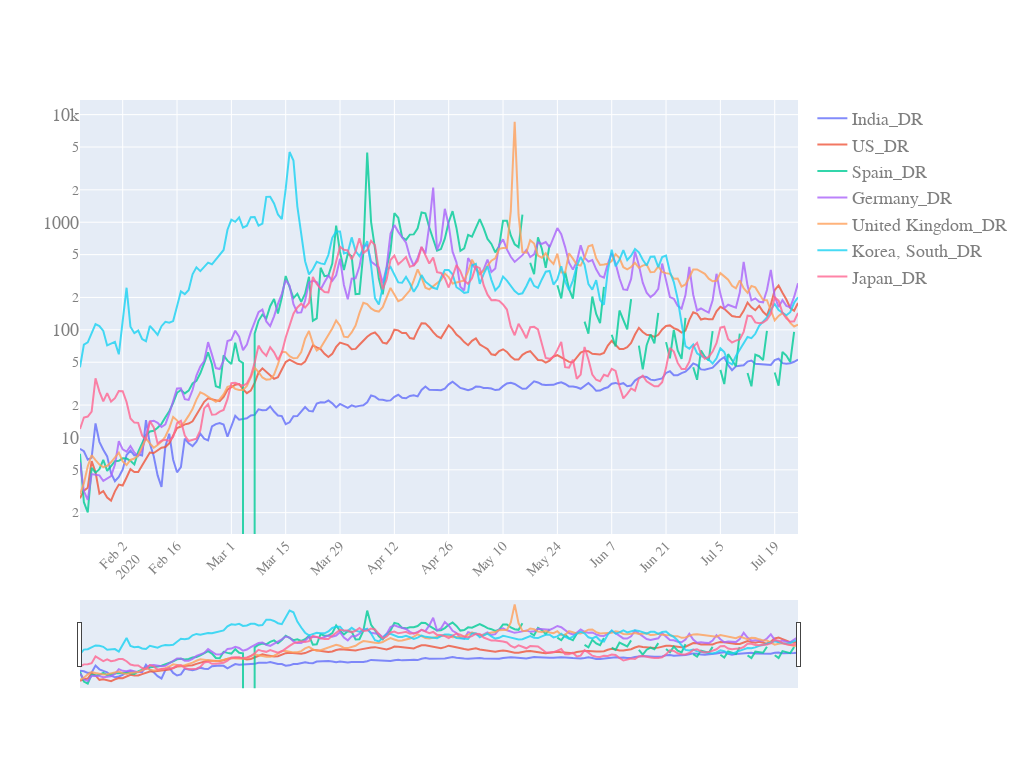

The code cell stored with this chart in its notebook:
### Code cell
quick_plot(df_analyse_DR_all.date,
           df_analyse_DR_all.iloc[50:,len(df_analyse.columns):],
           y_scale='log',
           slider=True)

### Figure 1 — Plotly figure (JSON) as saved in the notebook; plotly's stock layout.template omitted (floating-point values rounded to 4 significant figures; data arrays with more than 128 entries replaced by an {"elided": "..."} marker saying what was removed)
{"data": [{"name": "India_DR", "opacity": 0.8, "type": "scatter", "x": {"elided": "236 str values"}, "y": {"elided": "186 float values"}}, {"name": "US_DR", "opacity": 0.8, "type": "scatter", "x": {"elided": "236 str values"}, "y": {"elided": "186 float values"}}, {"name": "Spain_DR", "opacity": 0.8, "type": "scatter", "x": {"elided": "236 str values"}, "y": {"elided": "186 float values"}}, {"name": "Germany_DR", "opacity": 0.8, "type": "scatter", "x": {"elided": "236 str values"}, "y": {"elided": "186 float values"}}, {"name": "United Kingdom_DR", "opacity": 0.8, "type": "scatter", "x": {"elided": "236 str values"}, "y": {"elided": "186 float values"}}, {"name": "Korea, South_DR", "opacity": 0.8, "type": "scatter", "x": {"elided": "236 str values"}, "y": {"elided": "186 float values"}}, {"name": "Japan_DR", "opacity": 0.8, "type": "scatter", "x": {"elided": "236 str values"}, "y": {"elided": "186 float values"}}], "layout": {"autosize": true, "font": {"color": "#7f7f7f", "family": "PT Sans, monospace", "size": 18}, "height": 768, "width": 1024, "xaxis": {"nticks": 20, "rangeslider": {"visible": true}, "tickangle": -45, "tickfont": {"color": "#7f7f7f", "size": 14}}, "yaxis": {"type": "log"}}}
